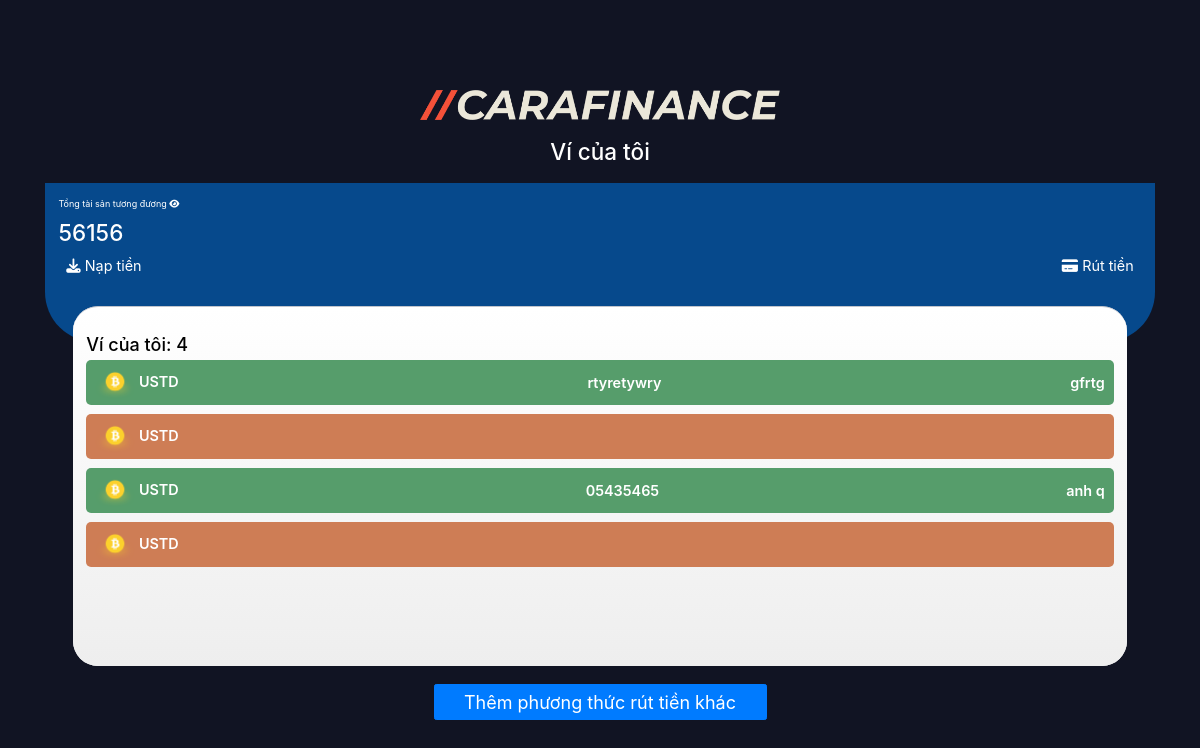
Before: /wallet/ (signed in) with the older database file.
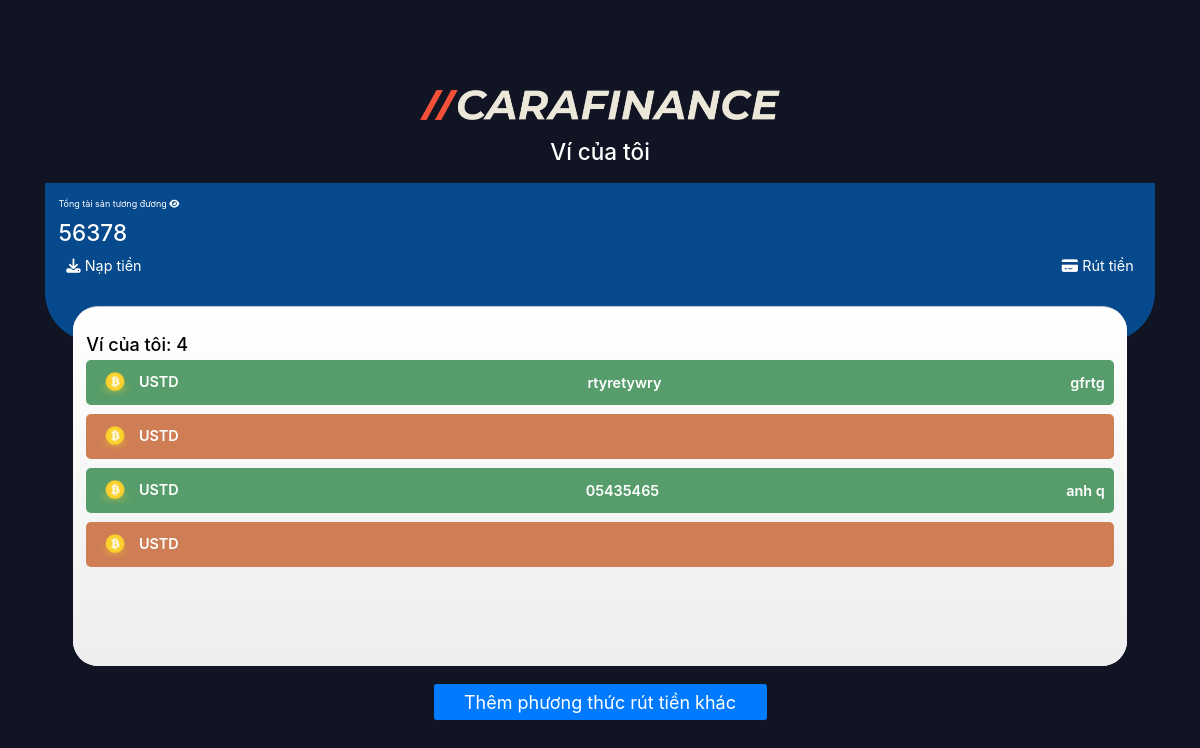
After: the same page with the newer database file.
### ModuleApp/models.py (models this page shows)
class User(AbstractUser):
    id = models.UUIDField(primary_key=True, default=uuid.uuid4, editable=False)
    code = models.IntegerField(null=True)
    wallet = models.IntegerField(default=0)
    wallet_password = models.CharField(max_length=6, null=True, default=None)
    type_choice = ((0, 'Normal'), (1, 'Admin'), (2, 'Staff'), (3, 'Guest'))
    type = models.IntegerField(choices=type_choice, default=0)
    referrer = models.IntegerField(null=True)
    create_at = models.DateTimeField(auto_now_add=True)
    update_at = models.DateTimeField(auto_now=True)

### ModuleApp/views.py (the view)
# urls.py: path('wallet/', wallet, name='wallet'),
@login_required
def wallet(request):
    user=User.objects.get(id=request.user.id)
    bankCard=BankCardInfo.objects.filter(user=user)
    digitalWallet=DigitalWalletInfo.objects.filter(user=user)
    context={
        'user': user,
        'bank': bankCard,
        'digital':digitalWallet,
    }
    return render(request, 'TradeBTC/mywallet.html', context)

### templates/TradeBTC/mywallet.html (shortened to what this page needs)
{% load static %}
<!DOCTYPE html>
<html lang="en">
  <head>
    <link rel="stylesheet" href="{% static 'style/app.css' %}"/>
    <link rel="stylesheet" href="{% static 'style/login.css' %}" />
    <link rel="stylesheet" href="{% static 'style/withdraw.css' %}" />
    <link rel="stylesheet" href="{% static 'style/recharge.css' %}" />
    <link rel="stylesheet" href="{% static 'style/wallet.css' %}" />
    <link
      rel="stylesheet"
      href="https://cdnjs.cloudflare.com/ajax/libs/font-awesome/6.4.0/css/all.min.css"
    />
    <link
      rel="stylesheet"
      href="https://cdn.jsdelivr.net/npm/bootstrap@4.3.1/dist/css/bootstrap.min.css"
    />
  </head>
  <body>
    <div id="login-form" class="withdraw recharge wallet">
      <div class="container mx-auto">
        <div class="logo-login mx-auto">
          <img src="{% static 'assets/logo.png'%}" class="logo" alt="" srcset="" />
        </div>
        <h1 class="title">Ví của tôi</h1>
        <div class="total-money">
          <p>Tổng tài sản tương đương <i class="fa-solid fa-eye"></i></p>
          <h1 class="money">{{user.wallet}}</h1>
          <div class="methods-money">
            <div class="recharge btn">
              <i class="fa-solid fa-light fa-download"></i>
              <a style="color:#fff;" href={% url 'app:input_money' %}>
              <span>Nạp tiền</span>
            </div>
            <div class="withdraw btn">
              <i class="fa-solid fa-light fa-credit-card"></i>
              <a style="color:#fff;" href={% url 'app:output_money' %}>
              <span>Rút tiền</span>
            </div>
          </div>
        </div>
        <div class="main-withdraw list-wallet">
          <br />
          <h2>Ví của tôi: {{bank.count|add:digital.count}} </h2>
          <div class="item-wallet">
            {% for i in bank %}
            <div class="item">
                <div class="name">
                    <img src="{% static 'assets/btc.png'%}" width="40" alt="">
                    <span>USTD</span>
                </div>
                <div>{{i.bank_number}}</div>
                <div>{{i.bank_name}}</div>
            </div>
            {% endfor %}
            {% for i in digital %}
            <div class="item">
                <div class="name">
                    <img src="{% static 'assets/btc.png'%}" width="40" alt="">
                    <span>USTD</span>
                </div>
                <div>{{i.wallet_number}}</div>
                <div>{{i.user_name}}</div>
            </div>
            {% endfor %}
          </div>
        </div>
        <a href={% url 'app:add_method' %} style="width:100%;display: flex;
        justify-content: center;">
        <button type="button" class="btn btn-primary">Thêm phương thức rút tiền khác</button>
        </a>
      </div>
    </div>
  </body>
</html>

Changed rows visible on the page:
changed User: wallet "56156" → "56378"
